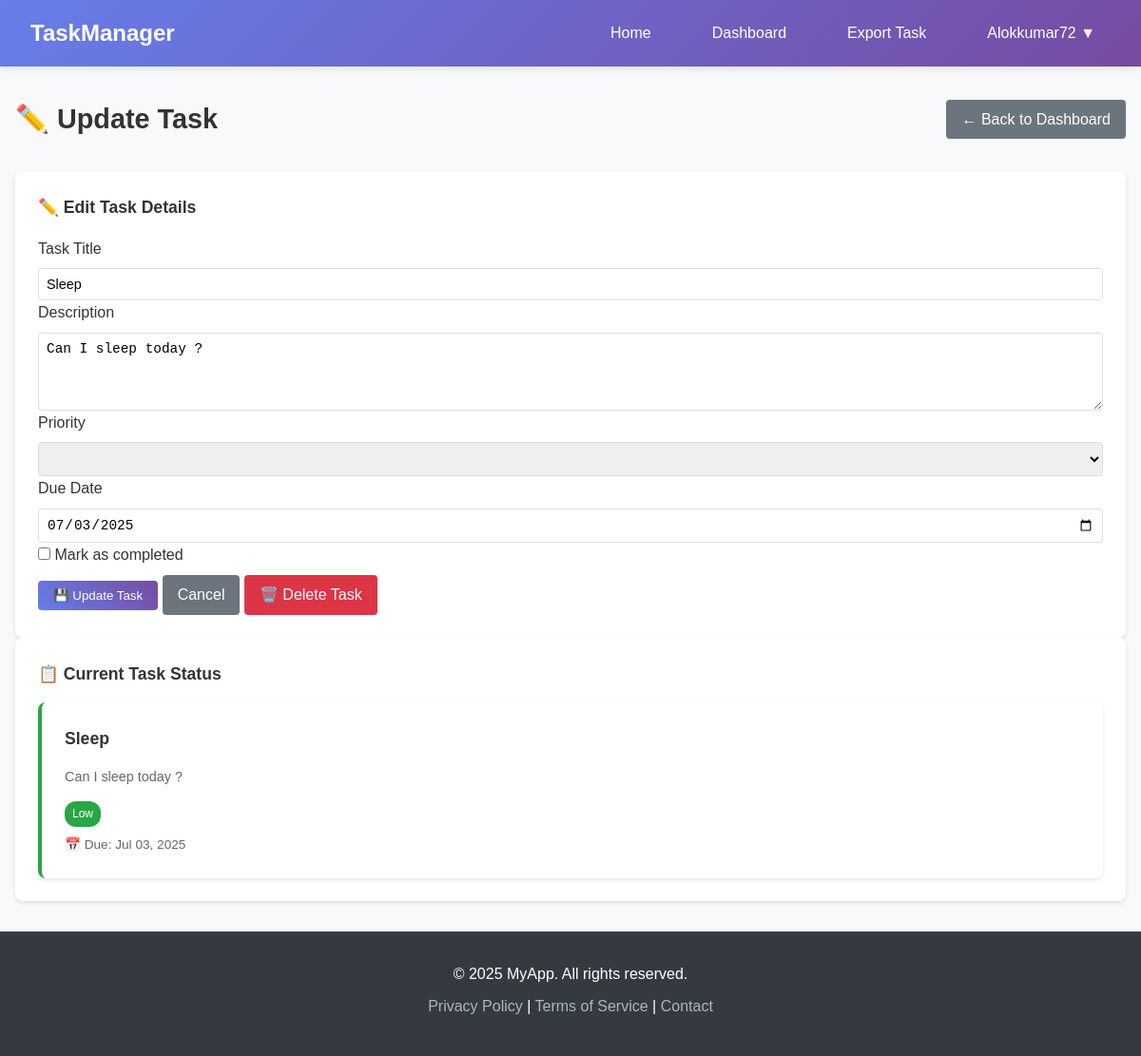
The app's page /doorway/update/3/ (signed in) with its own data.
### doorway/models.py (models this page shows, shortened)
class Task(models.Model):
    PRIORITY_CHOICES = [
        ('Low', 'Low'),
        ('Medium', 'Medium'),
        ('High', 'High'),
    ]
    user = models.ForeignKey(User, on_delete=models.CASCADE, related_name='tasks', help_text="The user this task belongs to.")
    title = models.CharField(max_length=200, help_text="A short title for the task.")
    description = models.TextField(blank=True, help_text="Optional description of the task.")
    due_date = models.DateField(default=date.today, help_text="Select the due date for the task.")
    priority = models.CharField(max_length=10, choices=PRIORITY_CHOICES, default='Medium',help_text="Set the task priority: Low, Medium, or High.")
    is_completed = models.BooleanField(default=False, help_text="Mark as completed if the task is done.")
    created_at = models.DateTimeField(auto_now_add=True, help_text="Date and time when the task was created.")

### doorway/views.py (the view)
# urls.py: path('update/<int:task_id>/', views.update_task, name='update_task'),
@login_required
def update_task(request, task_id):
    task = get_object_or_404(Task, id=task_id, user=request.user)
    if request.method == 'POST':
        form = TaskForm(request.POST, instance=task)
        if form.is_valid():
            form.save()
            messages.success(request, 'Task updated successfully!')
            return redirect('task_dashboard')
    else:
        form = TaskForm(instance=task)
    return render(request, 'doorway/update_task.html', {'form': form, 'task': task})

### doorway/forms.py
class TaskForm(forms.ModelForm):
    class Meta:
        model = Task
        fields = ['title', 'description', 'due_date', 'priority', 'is_completed']
        widgets = {
            'title': forms.TextInput(attrs={
                'class': 'form-control',
                'placeholder': 'Enter task title'
            }),
            'description': forms.Textarea(attrs={
                'class': 'form-control',
                'rows': 4,
                'placeholder': 'Enter task description (optional)'
            }),
            'due_date': forms.DateInput(attrs={
                'class': 'form-control',
                'type': 'date'
            }),
            'priority': forms.Select(attrs={
                'class': 'form-control'
            }),
            'is_completed': forms.CheckboxInput(attrs={
                'class': 'form-check-input'
            })
        }

### doorway/templates/doorway/update_task.html (shortened to what this page needs)
{% extends 'doorway/base.html' %}
{% block content %}
<div class="page-header">
    <h1 class="page-title">✏️ Update Task</h1>
    <a href="{% url 'doorway:dashboard' %}" class="btn btn-secondary">← Back to Dashboard</a>
</div>
<div class="task-card form-card">
    <div class="task-header">
        <h4 class="task-title">✏️ Edit Task Details</h4>
    </div>
    <form method="post" class="task-form">
        <div class="form-group">
            <label for="title">Task Title</label>
            <input type="text" class="form-control" id="title" name="title"
                   value="{{ task.title }}" required placeholder="Enter task title...">
        </div>
        <div class="form-group">
            <label for="description">Description</label>
            <textarea class="form-control" id="description" name="description"
                      rows="4" placeholder="Enter task description...">{{ task.description }}</textarea>
        </div>
        <div class="form-row">
            <div class="form-group">
                <label for="priority">Priority</label>
                <select class="form-control" id="priority" name="priority" required>
                </select>
            </div>
            <div class="form-group">
                <label for="due_date">Due Date</label>
                <input type="date" class="form-control" id="due_date" name="due_date"
                       value="{{ task.due_date|date:'Y-m-d' }}" required>
            </div>
        </div>
        <div class="form-group">
            <label class="checkbox-label">
                <input type="checkbox" name="is_completed" {% if task.is_completed %}checked{% endif %}>
                Mark as completed
            </label>
        </div>
        <div class="form-actions">
            <button type="submit" class="btn btn-primary">💾 Update Task</button>
            <a href="{% url 'doorway:task_detail' task.id %}" class="btn btn-secondary">Cancel</a>
            <a href="{% url 'doorway:delete_task' task.id %}" class="btn btn-danger"
               onclick="return confirm('Are you sure you want to delete this task?')">🗑️ Delete Task</a>
        </div>
    </form>
</div>
<div class="task-card preview-card">
    <div class="task-header">
        <h4 class="task-title">📋 Current Task Status</h4>
    </div>
    <div class="task-card
        priority-{{ task.priority|lower }}" style="margin-top: 1rem;">
        <div class="task-header">
            <h4 class="task-title">{{ task.title }}</h4>
        </div>
        {% if task.description %}
            <p class="task-description">{{ task.description|truncatewords:20 }}</p>
        {% endif %}
        <div class="task-meta">
            <div class="task-badges">
                <span class="badge badge-{{ task.priority|lower }}">{{ task.priority }}</span>
            </div>
        </div>
        <div class="task-date">
            📅 Due: {{ task.due_date|date:"M d, Y" }}
        </div>
    </div>
</div>
{% endblock %}

### doorway/templates/doorway/base.html (shortened to what this page needs)
<!DOCTYPE html>
<html lang="en">
<head>
</head>
<body>
    <header class="header">
        <nav class="navbar">
            <a href="{% url 'doorway:home' %}" class="logo">TaskManager</a>
            <ul class="nav-links">
                <li><a href="{% url 'doorway:home' %}" class="{% if request.resolver_match.url_name == 'home' %}active{% endif %}">Home</a></li>
                {% if user.is_authenticated %}
                    <li><a href="{% url 'doorway:dashboard' %}" class="{% if request.resolver_match.url_name == 'dashboard' %}active{% endif %}">Dashboard</a></li>
                    <li><a href="{% url 'doorway:export_options' %}" class="{% if request.resolver_match.url_name == 'export_options' %}active{% endif %}">Export Task</a></li>
                    <li class="user-menu">
                        <a href="#" class="user-link">{{ user.username }} ▼</a>
                    </li>
                {% else %}
                    <li><a href="{% url 'login' %}" class="{% if request.resolver_match.url_name == 'login' %}active{% endif %}">Login</a></li>
                    <li><a href="{% url 'doorway:signup' %}" class="{% if request.resolver_match.url_name == 'signup' %}active{% endif %}">Sign Up</a></li>
                {% endif %}
            </ul>
        </nav>
    </header>
    <main class="main-content">
        <div class="container">
            {% block content %}{% endblock %}
        </div>
    </main>
    <footer class="footer">
        <div class="container">
            <p>&copy; 2025 MyApp. All rights reserved.</p>
            <p>
                <a href="#">Privacy Policy</a> |
                <a href="#">Terms of Service</a> |
                <a href="#">Contact</a>
            </p>
        </div>
    </footer>
</body>
</html>

### doorway/templates/doorway/base.html (style rules this page uses)
* { margin: 0; padding: 0; box-sizing: border-box; }
body { font-family: 'Arial', sans-serif; line-height: 1.6; color: #333; background-color: #f8f9fa; }
.header { background: linear-gradient(135deg, #667eea 0%, #764ba2 100%); box-shadow: 0 2px 10px rgba(0, 0, 0, 0.1); position: sticky; top: 0; z-index: 1000; }
.navbar { display: flex; justify-content: space-between; align-items: center; padding: 1rem 2rem; max-width: 1200px; margin: 0 auto; }
.logo { font-size: 1.5rem; font-weight: bold; color: white; text-decoration: none; transition: color 0.3s ease; }
.nav-links { display: flex; list-style: none; gap: 2rem; }
.nav-links a { color: white; text-decoration: none; padding: 0.5rem 1rem; border-radius: 4px; transition: all 0.3s ease; font-weight: 500; }
.user-menu { position: relative; }
.main-content { min-height: calc(100vh - 140px); padding: 2rem 0; }
.container { max-width: 1200px; margin: 0 auto; padding: 0 1rem; }
.footer { background-color: #343a40; color: white; text-align: center; padding: 2rem 0; margin-top: auto; }
.footer p { margin-bottom: 0.5rem; }
.footer a { color: #adb5bd; text-decoration: none; }
.btn { display: inline-block; padding: 0.5rem 1rem; background-color: #007bff; color: white; text-decoration: none; border-radius: 4px; border: none; cursor: pointer; transition: background-color 0.3s ease; }
.btn-secondary { background-color: #6c757d; }
.btn-danger { background-color: #dc3545; }
.form-group { display: flex; flex-direction: column; }
.form-group label { margin-bottom: 0.5rem; font-weight: 500; color: #333; }
.form-control { padding: 0.5rem; border: 1px solid #ddd; border-radius: 4px; font-size: 0.9rem; }
.btn-primary { background: linear-gradient(45deg, #667eea, #764ba2); border: none; }
.task-card { background: white; border-radius: 8px; padding: 1.5rem; box-shadow: 0 2px 4px rgba(0,0,0,0.1); transition: all 0.3s ease; position: relative; }
.task-card.priority-low { border-left: 4px solid #28a745; }
.task-header { display: flex; justify-content: between; align-items: start; margin-bottom: 1rem; }
.task-title { font-size: 1.1rem; font-weight: 600; color: #333; margin: 0; flex-grow: 1; }
.task-description { color: #666; font-size: 0.9rem; margin-bottom: 1rem; line-height: 1.4; }
.task-meta { display: flex; justify-content: space-between; align-items: center; margin-top: auto; }
.task-badges { display: flex; gap: 0.5rem; flex-wrap: wrap; }
.badge { padding: 0.25rem 0.5rem; border-radius: 12px; font-size: 0.75rem; font-weight: 500; color: white; }
.badge-low { background: #28a745; }
.task-date { font-size: 0.85rem; color: #666; margin-top: 0.5rem; }
.page-header { display: flex; justify-content: space-between; align-items: center; margin-bottom: 2rem; }
.page-title { font-size: 1.8rem; font-weight: 600; color: #333; margin: 0; }

### records on screen
Task: title "Sleep", description "Can I sleep today ?", due_date "07/03/2025", priority "Low", due_date "Jul 03, 2025"

### other values on screen
{{ user.username }} "Alokkumar72"
